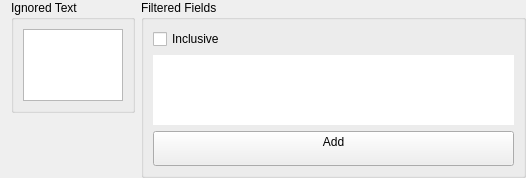
                                            <widget class="QFrame" name="frame_7">
                                                <layout class="QVBoxLayout" name="verticalLayout_17" stretch="0">
                                                    <property name="topMargin">
                                                        <number>0</number>
                                                    </property>
                                                    <property name="rightMargin">
                                                        <number>0</number>
                                                    </property>
                                                    <property name="bottomMargin">
                                                        <number>0</number>
                                                    </property>
                                                    <item>
                                                        <layout class="QHBoxLayout" name="horizontalLayout_19">
                                                            <item>
                                                                <layout class="QVBoxLayout" name="verticalLayout_18">
                                                                    <item>
                                                                        <widget class="QGroupBox" name="groupBox_4">
                                                                            <property name="sizePolicy">
                                                                                <sizepolicy hsizetype="Preferred"
                                                                                            vsizetype="Maximum">
                                                                                    <horstretch>0</horstretch>
                                                                                    <verstretch>0</verstretch>
                                                                                </sizepolicy>
                                                                            </property>
                                                                            <property name="title">
                                                                                <string>Ignored Text</string>
                                                                            </property>
                                                                            <property name="alignment">
                                                                                <set>
                                                                                    Qt::AlignLeading|Qt::AlignLeft|Qt::AlignTop
                                                                                </set>
                                                                            </property>
                                                                            <layout class="QVBoxLayout"
                                                                                    name="verticalLayout_19">
                                                                                <item>
                                                                                    <widget class="QTextEdit"
                                                                                            name="queueExcludeTextEdit">
                                                                                        <property name="sizePolicy">
                                                                                            <sizepolicy
                                                                                                    hsizetype="Expanding"
                                                                                                    vsizetype="Maximum">
                                                                                                <horstretch>0
                                                                                                </horstretch>
                                                                                                <verstretch>0
                                                                                                </verstretch>
                                                                                            </sizepolicy>
                                                                                        </property>
                                                                                        <property name="minimumSize">
                                                                                            <size>
                                                                                                <width>0</width>
                                                                                                <height>0</height>
                                                                                            </size>
                                                                                        </property>
                                                                                        <property
                                                                                                name="sizeAdjustPolicy">
                                                                                            <enum>
                                                                                                QAbstractScrollArea::AdjustToContents
                                                                                            </enum>
                                                                                        </property>
                                                                                        <property
                                                                                                name="tabChangesFocus">
                                                                                            <bool>true</bool>
                                                                                        </property>
                                                                                        <property name="lineWrapMode">
                                                                                            <enum>QTextEdit::NoWrap
                                                                                            </enum>
                                                                                        </property>
                                                                                    </widget>
                                                                                </item>
                                                                            </layout>
                                                                        </widget>
                                                                    </item>
                                                                    <item>
                                                                        <spacer name="verticalSpacer_3">
                                                                            <property name="orientation">
                                                                                <enum>Qt::Vertical</enum>
                                                                            </property>
                                                                            <property name="sizeHint" stdset="0">
                                                                                <size>
                                                                                    <width>0</width>
                                                                                    <height>0</height>
                                                                                </size>
                                                                            </property>
                                                                        </spacer>
                                                                    </item>
                                                                </layout>
                                                            </item>
                                                            <item>
                                                                <layout class="QVBoxLayout" name="verticalLayout_20">
                                                                    <item>
                                                                        <widget class="QGroupBox" name="groupBox_5">
                                                                            <property name="sizePolicy">
                                                                                <sizepolicy hsizetype="Preferred"
                                                                                            vsizetype="Maximum">
                                                                                    <horstretch>0</horstretch>
                                                                                    <verstretch>0</verstretch>
                                                                                </sizepolicy>
                                                                            </property>
                                                                            <property name="title">
                                                                                <string>Filtered Fields</string>
                                                                            </property>
                                                                            <property name="alignment">
                                                                                <set>
                                                                                    Qt::AlignLeading|Qt::AlignLeft|Qt::AlignTop
                                                                                </set>
                                                                            </property>
                                                                            <layout class="QVBoxLayout" name="_4">
                                                                                <item>
                                                                                    <widget class="QCheckBox"
                                                                                            name="queueIncludeFieldsCheckbox">
                                                                                        <property name="toolTip">
                                                                                            <string>Filters to only
                                                                                                match the following
                                                                                                fields instead of
                                                                                                filtering them out.
                                                                                            </string>
                                                                                        </property>
                                                                                        <property name="text">
                                                                                            <string>Inclusive</string>
                                                                                        </property>
                                                                                    </widget>
                                                                                </item>
                                                                                <item>
                                                                                    <widget class="QListWidget"
                                                                                            name="queueExcludedFieldList">
                                                                                        <property name="sizePolicy">
                                                                                            <sizepolicy
                                                                                                    hsizetype="Expanding"
                                                                                                    vsizetype="Fixed">
                                                                                                <horstretch>0
                                                                                                </horstretch>
                                                                                                <verstretch>0
                                                                                                </verstretch>
                                                                                            </sizepolicy>
                                                                                        </property>
                                                                                        <property name="maximumSize">
                                                                                            <size>
                                                                                                <width>16777215</width>
                                                                                                <height>256</height>
                                                                                            </size>
                                                                                        </property>
                                                                                        <property name="frameShape">
                                                                                            <enum>QFrame::NoFrame</enum>
                                                                                        </property>
                                                                                        <property
                                                                                                name="sizeAdjustPolicy">
                                                                                            <enum>
                                                                                                QAbstractScrollArea::AdjustToContents
                                                                                            </enum>
                                                                                        </property>
                                                                                        <property name="editTriggers">
                                                                                            <set>
                                                                                                QAbstractItemView::NoEditTriggers
                                                                                            </set>
                                                                                        </property>
                                                                                        <property
                                                                                                name="showDropIndicator"
                                                                                                stdset="0">
                                                                                            <bool>false</bool>
                                                                                        </property>
                                                                                        <property name="selectionMode">
                                                                                            <enum>
                                                                                                QAbstractItemView::NoSelection
                                                                                            </enum>
                                                                                        </property>
                                                                                        <property
                                                                                                name="verticalScrollMode">
                                                                                            <enum>
                                                                                                QAbstractItemView::ScrollPerPixel
                                                                                            </enum>
                                                                                        </property>
                                                                                        <property name="itemAlignment">
                                                                                            <set>
                                                                                                Qt::AlignHCenter|Qt::AlignTop
                                                                                            </set>
                                                                                        </property>
                                                                                        <property name="sortingEnabled">
                                                                                            <bool>true</bool>
                                                                                        </property>
                                                                                    </widget>
                                                                                </item>
                                                                                <item>
                                                                                    <widget class="QFrame"
                                                                                            name="frame_8">
                                                                                        <property name="frameShape">
                                                                                            <enum>QFrame::NoFrame</enum>
                                                                                        </property>
                                                                                        <property name="frameShadow">
                                                                                            <enum>QFrame::Plain</enum>
                                                                                        </property>
                                                                                        <layout class="QHBoxLayout"
                                                                                                name="_5">
                                                                                            <property name="leftMargin">
                                                                                                <number>0</number>
                                                                                            </property>
                                                                                            <property name="topMargin">
                                                                                                <number>0</number>
                                                                                            </property>
                                                                                            <property
                                                                                                    name="rightMargin">
                                                                                                <number>0</number>
                                                                                            </property>
                                                                                            <property
                                                                                                    name="bottomMargin">
                                                                                                <number>0</number>
                                                                                            </property>
                                                                                            <item>
                                                                                                <widget class="QToolButton"
                                                                                                        name="queueAddFieldButton">
                                                                                                    <property
                                                                                                            name="sizePolicy">
                                                                                                        <sizepolicy
                                                                                                                hsizetype="Maximum"
                                                                                                                vsizetype="Fixed">
                                                                                                            <horstretch>
                                                                                                                0
                                                                                                            </horstretch>
                                                                                                            <verstretch>
                                                                                                                0
                                                                                                            </verstretch>
                                                                                                        </sizepolicy>
                                                                                                    </property>
                                                                                                    <property
                                                                                                            name="minimumSize">
                                                                                                        <size>
                                                                                                            <width>64
                                                                                                            </width>
                                                                                                            <height>24
                                                                                                            </height>
                                                                                                        </size>
                                                                                                    </property>
                                                                                                    <property
                                                                                                            name="text">
                                                                                                        <string>Add
                                                                                                        </string>
                                                                                                    </property>
                                                                                                    <property
                                                                                                            name="popupMode">
                                                                                                        <enum>
                                                                                                            QToolButton::InstantPopup
                                                                                                        </enum>
                                                                                                    </property>
                                                                                                    <property
                                                                                                            name="toolButtonStyle">
                                                                                                        <enum>
                                                                                                            Qt::ToolButtonTextOnly
                                                                                                        </enum>
                                                                                                    </property>
                                                                                                    <property
                                                                                                            name="arrowType">
                                                                                                        <enum>
                                                                                                            Qt::NoArrow
                                                                                                        </enum>
                                                                                                    </property>
                                                                                                </widget>
                                                                                            </item>
                                                                                        </layout>
                                                                                    </widget>
                                                                                </item>
                                                                            </layout>
                                                                        </widget>
                                                                    </item>
                                                                    <item>
                                                                        <spacer name="verticalSpacer_4">
                                                                            <property name="orientation">
                                                                                <enum>Qt::Vertical</enum>
                                                                            </property>
                                                                            <property name="sizeHint" stdset="0">
                                                                                <size>
                                                                                    <width>0</width>
                                                                                    <height>0</height>
                                                                                </size>
                                                                            </property>
                                                                        </spacer>
                                                                    </item>
                                                                </layout>
                                                            </item>
                                                        </layout>
                                                    </item>
                                                </layout>
                                            </widget>
